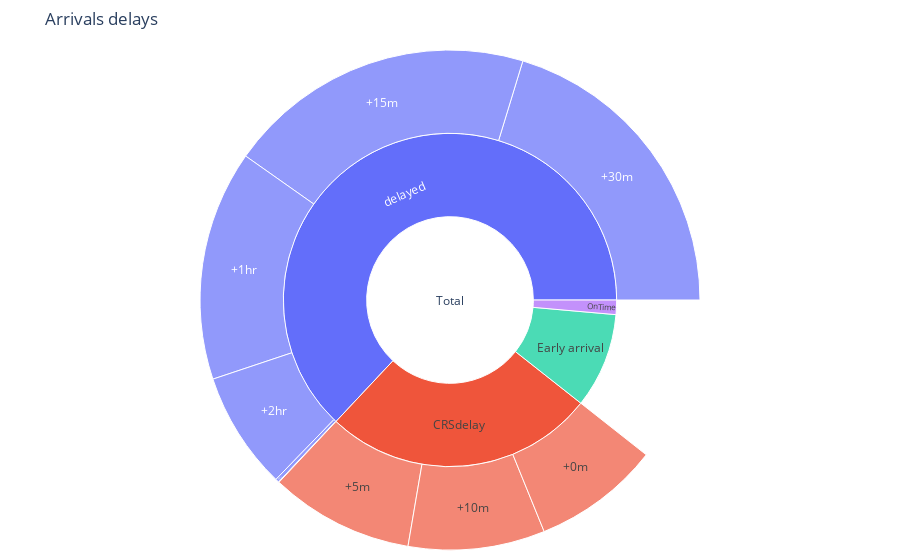

Notebook source saved alongside this figure:
### Code cell
df = pd.DataFrame([
    ['delayed', 0, 'Total'],['CRSdelay', 0, 'Total'], ['Early arrival', neg, 'Total'],['OnTime', nodel, 'Total'],
    
    ['+5m', m5, 'CRSdelay'],['+0m', m0, 'CRSdelay'],  ['+10m', m10, 'CRSdelay'],
    ['+15m', m15, 'delayed'],
    ['+30m', m30, 'delayed'], ['+1hr', m60, 'delayed'],
    ['+2hr', m120, 'delayed'], ['+6hr', m360, 'delayed'],
    ['+12hr', m720, 'delayed'], ['+1day', m1440, 'delayed']],
    
    columns=['time', 'total', 'Arrivals'])

fig = px.sunburst(df, 
                  names='time', 
                  values='total', 
                  parents='Arrivals', 
                  title='Arrivals delays',                
                 )
fig.update_layout(margin = dict(t=50, l=10, r=10, b=10))



fig.show()

fig.write_image("fig1.jpeg")

### Figure 1 — Plotly figure (JSON) as saved in the notebook; plotly's stock layout.template omitted (floating-point values rounded to 4 significant figures)
{"data": [{"domain": {"x": [0, 1], "y": [0, 1]}, "hovertemplate": "time=%{label}<br>total=%{value}<br>Arrivals=%{parent}<extra></extra>", "labels": ["delayed", "CRSdelay", "Early arrival", "OnTime", "+5m", "+0m", "+10m", "+15m", "+30m", "+1hr", "+2hr", "+6hr", "+12hr", "+1day"], "name": "", "parents": ["Total", "Total", "Total", "Total", "CRSdelay", "CRSdelay", "CRSdelay", "delayed", "delayed", "delayed", "delayed", "delayed", "delayed", "delayed"], "type": "sunburst", "values": [0, 0, 177916, 27040, 179366, 158592, 170445, 384532, 391305, 287215, 146777, 4560, 613, 10]}], "layout": {"legend": {"tracegroupgap": 0}, "margin": {"b": 10, "l": 10, "r": 10, "t": 50}, "title": {"text": "Arrivals delays"}}}
